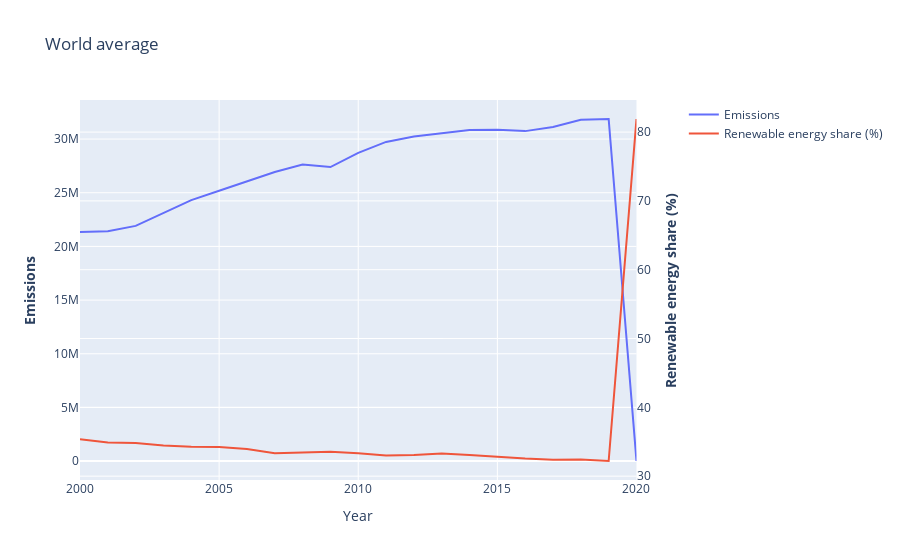

Here is the notebook cell this chart was saved with:
### Markdown cell above
Since China is the biggest contributor and their emissions of CO2 kept increasing over the 20 measured years, the graph above zooms in on the country's specific data of renewable energy share and emissions. China is a good example of the challenges faced when it comes to industrializing nations. As shown in figure 5, the renewable energy share was high before 2005 and the emissions were low, which is the opposite of what happened after 2005. This hints towards a direct connection between renewable energy share and emissions, supporting our first perspective: sustainable energy seems to lead to lower emissions.

### Code cell
developed_countries = [
    "Australia",
    "Austria",
    "Belgium",
    "Canada",
    "Denmark",
    "Finland",
    "France",
    "Germany",
    "Iceland",
    "Ireland",
    "Israel",
    "Italy",
    "Japan",
    "Luxembourg",
    "Netherlands",
    "New Zealand",
    "Norway",
    "Portugal",
    "Singapore",
    "South Korea",
    "Spain",
    "Sweden",
    "Switzerland",
    "United Kingdom",
    "United States",
    "Andorra",
    "Cyprus",
    "Czech Republic",
    "Estonia",
    "Greece",
    "Hong Kong SAR",
    "Latvia",
    "Lithuania",
    "Malta",
    "Monaco",
    "San Marino",
    "Slovakia",
    "Slovenia"
]


countries = pd.read_csv("../datasets/sus.csv")["Entity"].drop_duplicates()
world_data = df[(df['Element'] == "Emissions (CO2)") & (df['Item'] == "All sectors without LULUCF") & (df['Area'].isin(countries))].drop(columns=[
    'Item', 'Access to electricity (% of population)',
    'Access to clean fuels for cooking',
    'Renewable-electricity-generating-capacity-per-capita',
    'Financial flows to developing countries (US $)',
    'Electricity from fossil fuels (TWh)', 'Electricity from nuclear (TWh)',
    'Low-carbon electricity (% electricity)',
    'Primary energy consumption per capita (kWh/person)',
    'Energy intensity level of primary energy (MJ/$2017 PPP GDP)',
    'Value_co2_emissions_kt_by_country',
    'Renewables (% equivalent primary energy)', 'gdp_growth',
    'gdp_per_capita', 'Density\\n(P/Km2)', 'Land Area(Km2)', 'Latitude',
    'Longitude']).dropna()
means = pd.concat([world_data['Renewable energy share in the total final energy consumption (%)'].groupby(world_data['Year']).mean(), world_data['Emission'].groupby(world_data['Year']).sum()], axis=1)

import plotly.graph_objects as go
from plotly.subplots import make_subplots

# Create figure with secondary y-axis
fig = make_subplots(specs=[[{"secondary_y": True}]])

# Add traces
fig.add_trace(
    go.Scatter(x=means.index, y=means['Emission'], name="Emissions"),
    secondary_y=False,
)

fig.add_trace(
    go.Scatter(x=means.index, y=means['Renewable energy share in the total final energy consumption (%)'], name="Renewable energy share (%)"),
    secondary_y=True,
)

# Add figure title
fig.update_layout(
    title_text="World average"
)

# Set x-axis title
fig.update_xaxes(title_text="Year")

# Set y-axes titles
fig.update_yaxes(title_text="<b>Emissions</b>", secondary_y=False)
fig.update_yaxes(title_text="<b>Renewable energy share (%)</b>", secondary_y=True)

fig.show()

### Figure 1 — Plotly figure (JSON) as saved in the notebook; plotly's stock layout.template omitted (floating-point values rounded to 4 significant figures)
{"data": [{"name": "Emissions", "type": "scatter", "x": [2000, 2001, 2002, 2003, 2004, 2005, 2006, 2007, 2008, 2009, 2010, 2011, 2012, 2013, 2014, 2015, 2016, 2017, 2018, 2019, 2020], "xaxis": "x", "y": [21350000.0, 21410000.0, 21910000.0, 23120000.0, 24310000.0, 25190000.0, 26050000.0, 26930000.0, 27620000.0, 27400000.0, 28720000.0, 29730000.0, 30250000.0, 30520000.0, 30850000.0, 30870000.0, 30740000.0, 31120000.0, 31800000.0, 31870000.0, 10054], "yaxis": "y"}, {"name": "Renewable energy share (%)", "type": "scatter", "x": [2000, 2001, 2002, 2003, 2004, 2005, 2006, 2007, 2008, 2009, 2010, 2011, 2012, 2013, 2014, 2015, 2016, 2017, 2018, 2019, 2020], "xaxis": "x", "y": [35.37, 34.9, 34.83, 34.46, 34.28, 34.23, 33.94, 33.34, 33.43, 33.53, 33.33, 32.99, 33.08, 33.28, 33.07, 32.77, 32.55, 32.38, 32.44, 32.2, 81.9], "yaxis": "y2"}], "layout": {"title": {"text": "World average"}, "xaxis": {"anchor": "y", "domain": [0, 0.94], "title": {"text": "Year"}}, "yaxis": {"anchor": "x", "domain": [0, 1], "title": {"text": "<b>Emissions</b>"}}, "yaxis2": {"anchor": "x", "overlaying": "y", "side": "right", "title": {"text": "<b>Renewable energy share (%)</b>"}}}}
